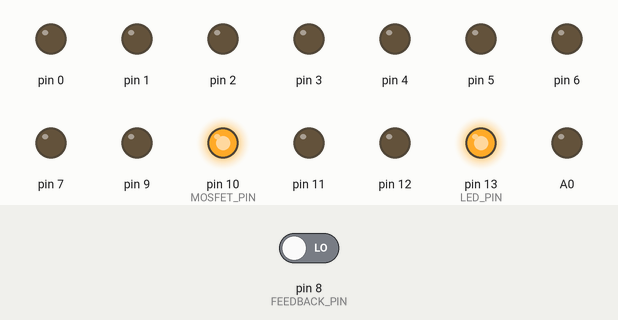
Recording of a program running on a simulated Arduino Nano, built with avr-gcc and run on an emulated ATmega328P. Shown: output pins drawn as LEDs (lit = HIGH). Inputs (shaded band) come from the test bench; at power-on: pin 8 (FEEDBACK_PIN) LOW. Sleep ends after the set time or at an interrupt.

Above: at 0.2 s.
At 1.2 s:
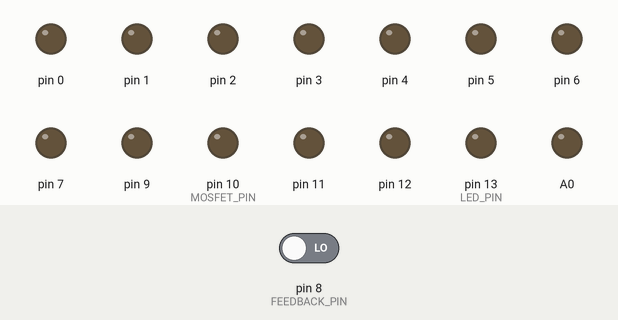
Timing chart, 0 to 2.7 s (numbered marks = the images above):
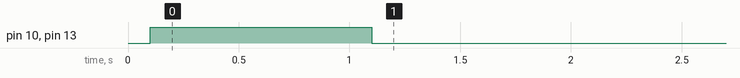

The program:

main.cpp
```cpp
// (licence header left out)
#include <Arduino.h>
#include <avr/sleep.h>
#include <avr/power.h>
#include <avr/wdt.h>

#define LED_PIN (13)
#define MOSFET_PIN (10)
#define FEEDBACK_PIN (8)

volatile int sleep_cycles = 0;

uint32_t RunTime;
uint32_t StartTime;
uint16_t wdt_wake_up_time = 0;
uint16_t temp_wdt_time = 0;
int wakeup_every_minutes = 5;

ISR(WDT_vect)
/* Watchdog Interrupt Service Routine */
{
}

// Enter deepsleep
void enter_sleep(void)
{
  set_sleep_mode(SLEEP_MODE_PWR_DOWN);
  sleep_enable();
  wdt_wake_up_time = wdt_wake_up_time + (millis() - temp_wdt_time);
  power_all_disable(); // disable all unused peripherals
  sleep_mode();        // Start sleeping
  sleep_disable();     // Wake-up entry point
  power_timer0_enable();
  temp_wdt_time = millis();
}

void setup()
{
  pinMode(LED_PIN, OUTPUT);
  pinMode(MOSFET_PIN, OUTPUT);
  pinMode(FEEDBACK_PIN, INPUT);

  /* Setup watchdog timers */
  MCUSR &= ~(1 << WDRF);              // WDT reset flag
  WDTCSR |= (1 << WDCE) | (1 << WDE); // set WDCE
  WDTCSR = 1 << WDP0 | 1 << WDP3;     // Prescaler 8s
  WDTCSR |= 1 << WDIE;                // free WDT Interrupt flag

  // set all unused pins to output and low to avoid floating pins
  pinMode(12, OUTPUT);
  digitalWrite(12, LOW);
  pinMode(11, OUTPUT);
  digitalWrite(11, LOW);
  pinMode(9, OUTPUT);
  digitalWrite(9, LOW);
  pinMode(7, OUTPUT);
  digitalWrite(7, LOW);
  pinMode(6, OUTPUT);
  digitalWrite(6, LOW);
  pinMode(5, OUTPUT);
  digitalWrite(5, LOW);
  pinMode(4, OUTPUT);
  digitalWrite(4, LOW);
  pinMode(3, OUTPUT);
  digitalWrite(3, LOW);
  pinMode(2, OUTPUT);
  digitalWrite(2, LOW);
  pinMode(1, OUTPUT);
  digitalWrite(1, LOW);
  pinMode(0, OUTPUT);
  digitalWrite(0, LOW);
  pinMode(A0, OUTPUT);
  digitalWrite(A0, LOW);
  pinMode(A1, OUTPUT);
  digitalWrite(A1, LOW);
  pinMode(A2, OUTPUT);
  digitalWrite(A2, LOW);
  pinMode(A3, OUTPUT);
  digitalWrite(A3, LOW);
  pinMode(A4, OUTPUT);
  digitalWrite(A4, LOW);
  pinMode(A5, OUTPUT);
  digitalWrite(A5, LOW);
  pinMode(A6, OUTPUT);
  digitalWrite(A6, LOW);
  pinMode(A7, OUTPUT);
  digitalWrite(A7, LOW);
  delay(100);
}

void loop()
{
  if (!sleep_cycles)
  {
    uint32_t temp;
    StartTime = millis();
    digitalWrite(LED_PIN, HIGH);
    digitalWrite(MOSFET_PIN, HIGH);
    delay(1000); // give the NBIOT-Board 500ms to come up
    while (digitalRead(FEEDBACK_PIN) && (millis() - StartTime) <= 120000)
      ; // wait for the NBIOT-Board to finish the tasks, Timeout 2 minutes
    digitalWrite(MOSFET_PIN, LOW);
    digitalWrite(LED_PIN, LOW);

    if (RunTime < millis())
    {
      RunTime = (millis() - StartTime);
    }
    else
    {
      RunTime = 10;
    }
    temp = (((wakeup_every_minutes * 60000UL) - RunTime - wdt_wake_up_time) / 8000UL);
    sleep_cycles = temp;
    temp = ((wakeup_every_minutes * 60000UL) - ((sleep_cycles)*8000UL) - RunTime - wdt_wake_up_time);
    wdt_wake_up_time = 0;
    delay(temp);
    enter_sleep();
  }
  else
  {
    sleep_cycles = sleep_cycles - 1;
    enter_sleep();
  }
}
```

Measured:
- by itself, pin 10 (MOSFET_PIN), pin 13 (LED_PIN): LOW → HIGH at 0.10 s, → LOW 1.0 s later
